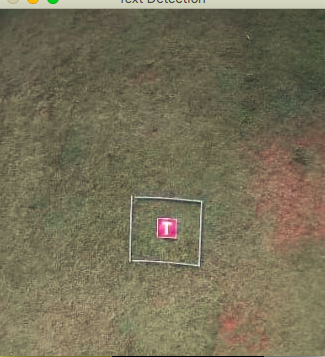
#> input picture OpenCV/Q2/T.png, 325 x 357 px
$ python 2-4.py
#> lines starting #> are read from the running program, lines starting #| are printed output that depends on the picture
import cv2
import numpy as np

img=cv2.imread('T.png')
#> img is the input picture: shape (357, 325, 3); mean B, G, R 87.1, 111.5, 117.7

rows=img.shape[0]
#> rows = 357
cols=img.shape[1]
#> cols = 325

M=np.float32([[1,0,100],[0,1,-50]])

#Translating by (100,-50)
dst=cv2.warpAffine(img,M,(cols,rows))
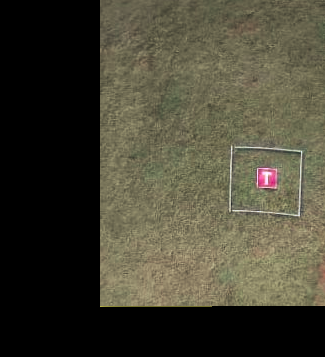
#> dst: shape (357, 325, 3); mean B, G, R 52.5, 67.8, 70.7

cv2.imshow('img',dst)
cv2.waitKey(0)
cv2.destroyAllWindows()
